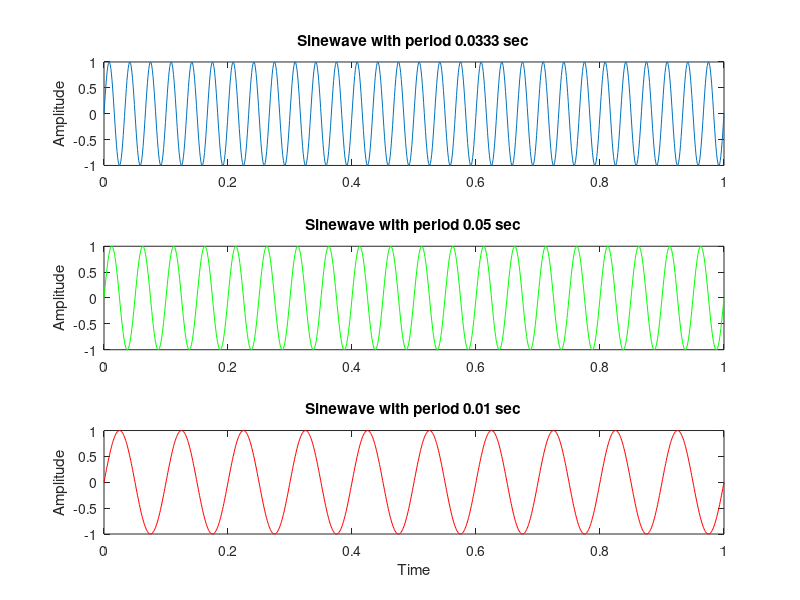

Source code (MATLAB):
% Generate deterministic sinusoidal signals with different sampling periods

% Define time vector
n = linspace(0, 1, 1000);

% First subplot
subplot(3, 1, 1);
f = 30;
x = sin(2 * pi * f * n);
plot(n, x);
ylabel('Amplitude');
title('Sinewave with period 0.0333 sec');

% Second subplot
subplot(3, 1, 2);
f = 20;
x = sin(2 * pi * f * n);
plot(n, x, 'g');
ylabel('Amplitude');
title('Sinewave with period 0.05 sec');

% Third subplot
subplot(3, 1, 3);
f = 10;
x = sin(2 * pi * f * n);
plot(n, x, 'r');
xlabel('Time');
ylabel('Amplitude');
title('Sinewave with period 0.01 sec');
